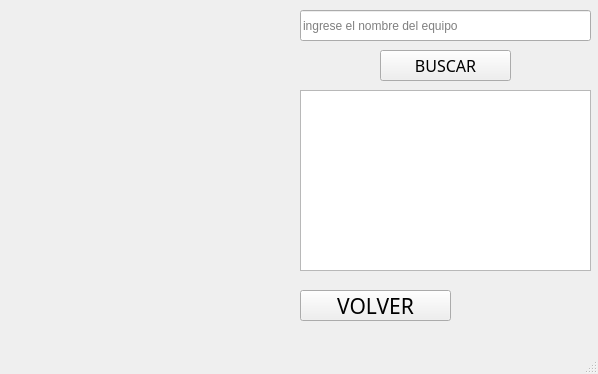
<?xml version="1.0" encoding="UTF-8"?>
<ui version="4.0">
 <class>MainWindow</class>
 <widget class="QMainWindow" name="MainWindow">
  <property name="geometry">
   <rect>
    <x>0</x>
    <y>0</y>
    <width>598</width>
    <height>374</height>
   </rect>
  </property>
  <property name="windowTitle">
   <string>Ventana9</string>
  </property>
  <widget class="QWidget" name="centralwidget">
   <widget class="QLabel" name="label">
    <property name="geometry">
     <rect>
      <x>-10</x>
      <y>-40</y>
      <width>731</width>
      <height>461</height>
     </rect>
    </property>
    <property name="text">
     <string/>
    </property>
    <property name="pixmap">
     <pixmap>imagenV9.png</pixmap>
    </property>
   </widget>
   <widget class="QLineEdit" name="lineEdit">
    <property name="geometry">
     <rect>
      <x>300</x>
      <y>10</y>
      <width>291</width>
      <height>31</height>
     </rect>
    </property>
    <property name="placeholderText">
     <string>ingrese el nombre del equipo</string>
    </property>
   </widget>
   <widget class="QPushButton" name="pushButton">
    <property name="geometry">
     <rect>
      <x>380</x>
      <y>50</y>
      <width>131</width>
      <height>31</height>
     </rect>
    </property>
    <property name="font">
     <font>
      <family>Cooper Black</family>
      <pointsize>12</pointsize>
     </font>
    </property>
    <property name="text">
     <string>BUSCAR</string>
    </property>
   </widget>
   <widget class="QListWidget" name="listWidget">
    <property name="geometry">
     <rect>
      <x>300</x>
      <y>90</y>
      <width>291</width>
      <height>181</height>
     </rect>
    </property>
   </widget>
   <widget class="QPushButton" name="pushButton_2">
    <property name="geometry">
     <rect>
      <x>300</x>
      <y>290</y>
      <width>151</width>
      <height>31</height>
     </rect>
    </property>
    <property name="font">
     <font>
      <family>Cooper Black</family>
      <pointsize>16</pointsize>
     </font>
    </property>
    <property name="text">
     <string>VOLVER</string>
    </property>
   </widget>
  </widget>
  <widget class="QMenuBar" name="menubar">
   <property name="geometry">
    <rect>
     <x>0</x>
     <y>0</y>
     <width>598</width>
     <height>20</height>
    </rect>
   </property>
  </widget>
  <widget class="QStatusBar" name="statusbar"/>
 </widget>
 <resources/>
 <connections>
  <connection>
   <sender>pushButton_2</sender>
   <signal>clicked(bool)</signal>
   <receiver>MainWindow</receiver>
   <slot>regresar()</slot>
   <hints>
    <hint type="sourcelabel">
     <x>398</x>
     <y>333</y>
    </hint>
    <hint type="destinationlabel">
     <x>388</x>
     <y>419</y>
    </hint>
   </hints>
  </connection>
  <connection>
   <sender>pushButton</sender>
   <signal>clicked(bool)</signal>
   <receiver>MainWindow</receiver>
   <slot>buscar()</slot>
   <hints>
    <hint type="sourcelabel">
     <x>470</x>
     <y>89</y>
    </hint>
    <hint type="destinationlabel">
     <x>482</x>
     <y>393</y>
    </hint>
   </hints>
  </connection>
 </connections>
 <slots>
  <slot>regresar()</slot>
  <slot>buscar()</slot>
 </slots>
</ui>
